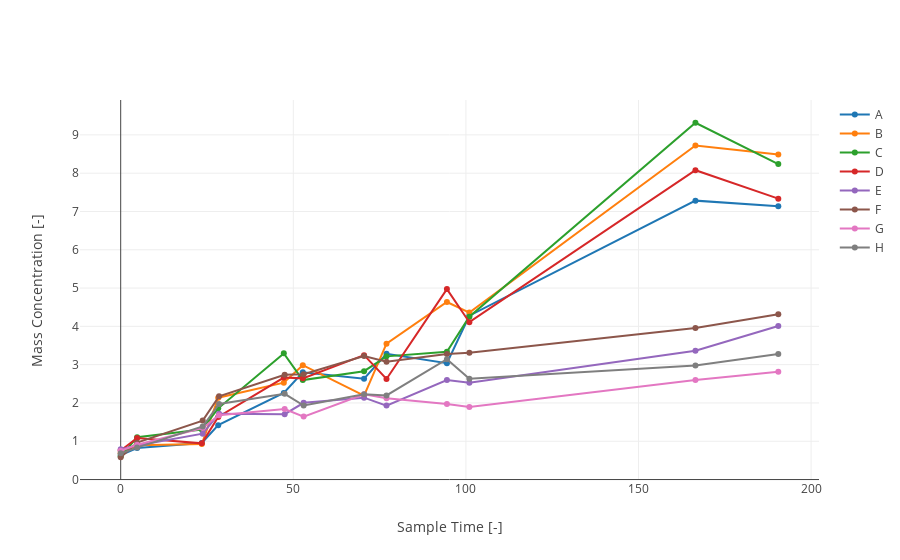

Source (notebook cell):
### Code cell
py.iplot(scatterplot_from_df(
    dilSamplePeaks.loc[
        (dilSamplePeaks.loc[:, "Compound Name"] == "Acetate")
    ], 
    "Sample Time", 
    "Mass Concentration", 
    seriesCol="Bottle",
    nameCols=["Vial", "Area"],
    connect=True
))
